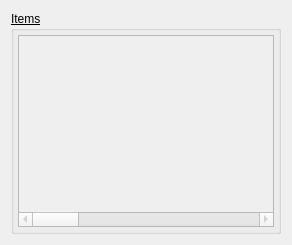
       <widget class="QWidget" name="libraryBrowser">
        <property name="sizePolicy">
         <sizepolicy hsizetype="Expanding" vsizetype="Expanding">
          <horstretch>0</horstretch>
          <verstretch>0</verstretch>
         </sizepolicy>
        </property>
        <attribute name="title">
         <string>Library Browser</string>
        </attribute>
        <layout class="QVBoxLayout" name="verticalLayout_2">
         <item>
          <widget class="QGroupBox" name="groupBox_modelLibrary">
           <property name="sizePolicy">
            <sizepolicy hsizetype="Expanding" vsizetype="Expanding">
             <horstretch>0</horstretch>
             <verstretch>0</verstretch>
            </sizepolicy>
           </property>
           <property name="font">
            <font>
             <underline>true</underline>
            </font>
           </property>
           <property name="title">
            <string>Items</string>
           </property>
           <layout class="QGridLayout" name="gridLayout">
            <property name="leftMargin">
             <number>4</number>
            </property>
            <property name="topMargin">
             <number>4</number>
            </property>
            <property name="rightMargin">
             <number>4</number>
            </property>
            <property name="bottomMargin">
             <number>4</number>
            </property>
            <item row="1" column="1">
             <widget class="QTableWidget" name="tableWidget_sgElementBrowser">
              <property name="font">
               <font>
                <pointsize>1</pointsize>
                <underline>true</underline>
               </font>
              </property>
              <property name="contextMenuPolicy">
               <enum>Qt::ActionsContextMenu</enum>
              </property>
              <property name="editTriggers">
               <set>QAbstractItemView::AnyKeyPressed|QAbstractItemView::EditKeyPressed</set>
              </property>
              <property name="dragEnabled">
               <bool>true</bool>
              </property>
              <property name="dragDropOverwriteMode">
               <bool>false</bool>
              </property>
              <property name="dragDropMode">
               <enum>QAbstractItemView::DragDrop</enum>
              </property>
              <property name="defaultDropAction">
               <enum>Qt::LinkAction</enum>
              </property>
              <property name="selectionMode">
               <enum>QAbstractItemView::ExtendedSelection</enum>
              </property>
              <property name="iconSize">
               <size>
                <width>128</width>
                <height>128</height>
               </size>
              </property>
              <property name="textElideMode">
               <enum>Qt::ElideRight</enum>
              </property>
              <property name="showGrid">
               <bool>false</bool>
              </property>
              <property name="gridStyle">
               <enum>Qt::NoPen</enum>
              </property>
              <property name="wordWrap">
               <bool>false</bool>
              </property>
              <property name="cornerButtonEnabled">
               <bool>false</bool>
              </property>
              <property name="columnCount">
               <number>5</number>
              </property>
              <attribute name="horizontalHeaderVisible">
               <bool>false</bool>
              </attribute>
              <attribute name="horizontalHeaderCascadingSectionResizes">
               <bool>false</bool>
              </attribute>
              <attribute name="horizontalHeaderMinimumSectionSize">
               <number>128</number>
              </attribute>
              <attribute name="horizontalHeaderDefaultSectionSize">
               <number>128</number>
              </attribute>
              <attribute name="horizontalHeaderHighlightSections">
               <bool>false</bool>
              </attribute>
              <attribute name="horizontalHeaderStretchLastSection">
               <bool>false</bool>
              </attribute>
              <attribute name="verticalHeaderVisible">
               <bool>false</bool>
              </attribute>
              <attribute name="verticalHeaderMinimumSectionSize">
               <number>128</number>
              </attribute>
              <attribute name="verticalHeaderDefaultSectionSize">
               <number>128</number>
              </attribute>
              <attribute name="verticalHeaderStretchLastSection">
               <bool>false</bool>
              </attribute>
              <column>
               <property name="text">
                <string/>
               </property>
              </column>
              <column>
               <property name="text">
                <string/>
               </property>
              </column>
              <column>
               <property name="text">
                <string/>
               </property>
              </column>
              <column>
               <property name="text">
                <string/>
               </property>
              </column>
              <column>
               <property name="text">
                <string/>
               </property>
              </column>
             </widget>
            </item>
            <item row="0" column="0" rowspan="2" colspan="2">
             <widget class="QTableWidget" name="tableWidget_sgSearchBrowser">
              <property name="enabled">
               <bool>false</bool>
              </property>
              <property name="font">
               <font>
                <pointsize>1</pointsize>
                <underline>true</underline>
               </font>
              </property>
              <property name="contextMenuPolicy">
               <enum>Qt::ActionsContextMenu</enum>
              </property>
              <property name="editTriggers">
               <set>QAbstractItemView::AnyKeyPressed|QAbstractItemView::EditKeyPressed</set>
              </property>
              <property name="showDropIndicator" stdset="0">
               <bool>true</bool>
              </property>
              <property name="dragEnabled">
               <bool>true</bool>
              </property>
              <property name="dragDropOverwriteMode">
               <bool>false</bool>
              </property>
              <property name="dragDropMode">
               <enum>QAbstractItemView::DragDrop</enum>
              </property>
              <property name="defaultDropAction">
               <enum>Qt::LinkAction</enum>
              </property>
              <property name="alternatingRowColors">
               <bool>false</bool>
              </property>
              <property name="selectionMode">
               <enum>QAbstractItemView::ExtendedSelection</enum>
              </property>
              <property name="iconSize">
               <size>
                <width>128</width>
                <height>128</height>
               </size>
              </property>
              <property name="textElideMode">
               <enum>Qt::ElideRight</enum>
              </property>
              <property name="showGrid">
               <bool>false</bool>
              </property>
              <property name="gridStyle">
               <enum>Qt::NoPen</enum>
              </property>
              <property name="cornerButtonEnabled">
               <bool>false</bool>
              </property>
              <property name="columnCount">
               <number>5</number>
              </property>
              <attribute name="horizontalHeaderVisible">
               <bool>false</bool>
              </attribute>
              <attribute name="horizontalHeaderMinimumSectionSize">
               <number>128</number>
              </attribute>
              <attribute name="horizontalHeaderDefaultSectionSize">
               <number>128</number>
              </attribute>
              <attribute name="horizontalHeaderHighlightSections">
               <bool>false</bool>
              </attribute>
              <attribute name="horizontalHeaderStretchLastSection">
               <bool>false</bool>
              </attribute>
              <attribute name="verticalHeaderVisible">
               <bool>false</bool>
              </attribute>
              <attribute name="verticalHeaderMinimumSectionSize">
               <number>128</number>
              </attribute>
              <attribute name="verticalHeaderDefaultSectionSize">
               <number>128</number>
              </attribute>
              <column>
               <property name="text">
                <string/>
               </property>
              </column>
              <column>
               <property name="text">
                <string/>
               </property>
              </column>
              <column>
               <property name="text">
                <string/>
               </property>
              </column>
              <column>
               <property name="text">
                <string/>
               </property>
              </column>
              <column>
               <property name="text">
                <string/>
               </property>
              </column>
             </widget>
            </item>
           </layout>
          </widget>
         </item>
        </layout>
       </widget>
